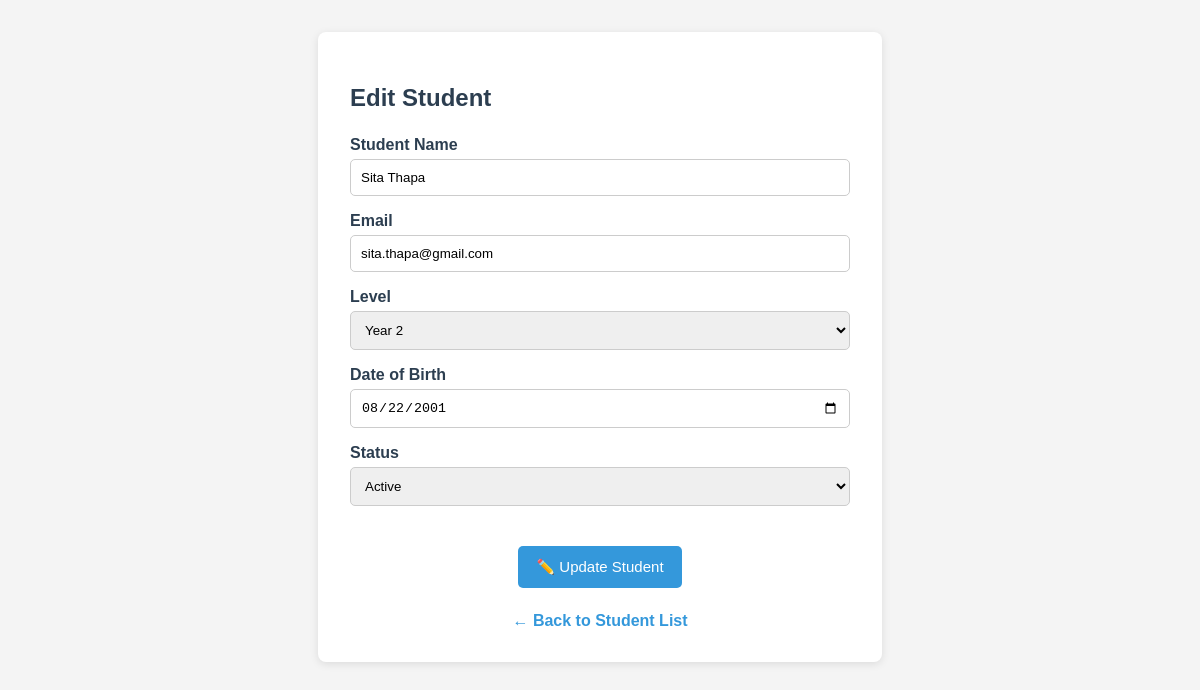
Page /01_student_management/edit.php?id=2 on the earlier database version.
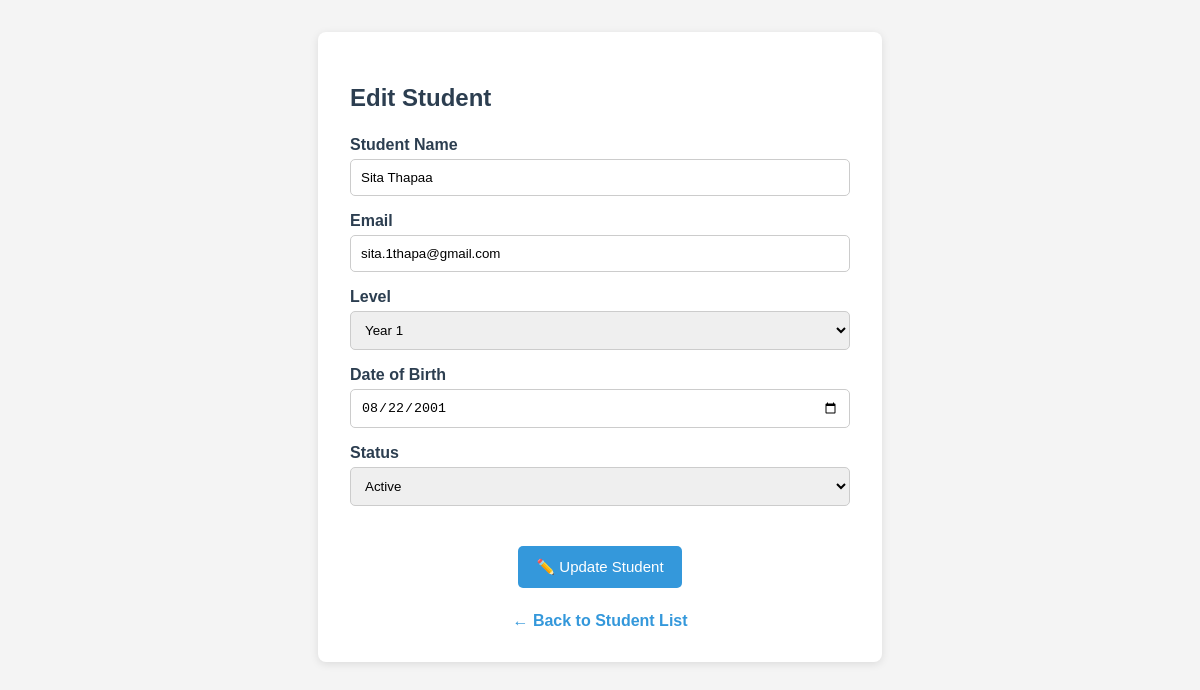
Same page on the later database version.
### tables this page shows
CREATE TABLE `student` (
  `StudentID` int(11) NOT NULL COMMENT 'Auto-incremented unique identifier for each student',
  `StudentName` varchar(100) DEFAULT NULL COMMENT 'Full anme of the student',
  `Email` varchar(100) NOT NULL COMMENT 'Unique email address used for login',
  `Level` varchar(100) DEFAULT NULL COMMENT 'Academic level e.g. Year 1, Year 2, Postgraduate',
  `DateOfBirth` date DEFAULT NULL COMMENT 'Date of birth of student',
  `DateEnrolled` datetime DEFAULT NULL COMMENT 'The date the student was registered on the system',
  `IsActive` tinyint(1) DEFAULT NULL COMMENT 'TRUE if student account is active, FALSE if deactivated',
  `Password` varchar(255) DEFAULT NULL
);

### models/Student.php (called while the page is built, shortened)
<?php
require_once __DIR__ . '/../database/db.php';
class Student
{
    private $conn;
    public function __construct()
    {
        $db = new Database();
        $this->conn = $db->connect();
    }
    public function getById($id){
        $sql= "SELECT * FROM student WHERE StudentID = ?";
        $stmt = $this->conn->prepare($sql);
        $stmt->bind_param("i", $id);
        $stmt->execute();
        $result = $stmt->get_result();
        return $result->fetch_assoc();
    }
}

### database/db.php (called while the page is built)
<?php
class Database {
    private $host = "localhost";
    private $user = "root";
    private $pass = "";
    private $db   = "student_record_system";
    public function connect() {
        return new mysqli($this->host, $this->user, $this->pass, $this->db);
    }
}
?>

### controllers/StudentController.php (called while the page is built, shortened)
<?php
require_once __DIR__ . '/../models/Student.php';
class StudentController
{
    private $student;
    public function __construct()
    {
        $this->student = new Student();
    }
    public function edit($id){
        return $this->student->getById($id);
    }
}

### 01_student_management/edit.php (the view, shortened to what this page needs)
<?php
require_once '../controllers/StudentController.php';
$controller = new StudentController();
$id = $_GET['id'];
$student = $controller->edit($id);
?>
<!DOCTYPE html>
<html lang="en">
<head>
</head>
<body>
    <div class="container">
        <h2>Edit Student</h2>
        <form method="POST">
            <label>Student Name</label>
            <input type="text" name="name" value="<?= htmlspecialchars($student['StudentName']) ?>">
            <label>Email</label>
            <input type="email" name="email" value="<?= htmlspecialchars($student['Email']) ?>">
            <label>Level</label>
            <select name="level">
                <option value="Year 1" <?= ($student['Level'] == 'Year 1') ? 'selected' : '' ?>>
                    Year 1
                </option>
                <option value="Year 2" <?= ($student['Level'] == 'Year 2') ? 'selected' : '' ?>>
                    Year 2
                </option>
            </select>
            <label>Date of Birth</label>
            <input type="date" name="dob" value="<?= htmlspecialchars($student['DateOfBirth']) ?>">
            <label>Status</label>
            <select name="isActive">
                <option value="1" <?= ($student['IsActive'] == 1) ? 'selected' : '' ?>>
                    Active
                </option>
            </select>
            <div class="button-group">
                <button type="submit">
                    ✏️ Update Student
                </button>
            </div>
        </form>
        <div class="back-container">
            <a href="admin.php" class="back-btn">
                ← Back to Student List
            </a>
        </div>
    </div>
</body>
</html>

Differences in the rows shown:
changed student "Active": name "Sita Thapa" → "Sita Thapaa"; email "sita.thapa@gmail.com" → "sita.1thapa@gmail.com"; level "Year 2" → "Year 1"
